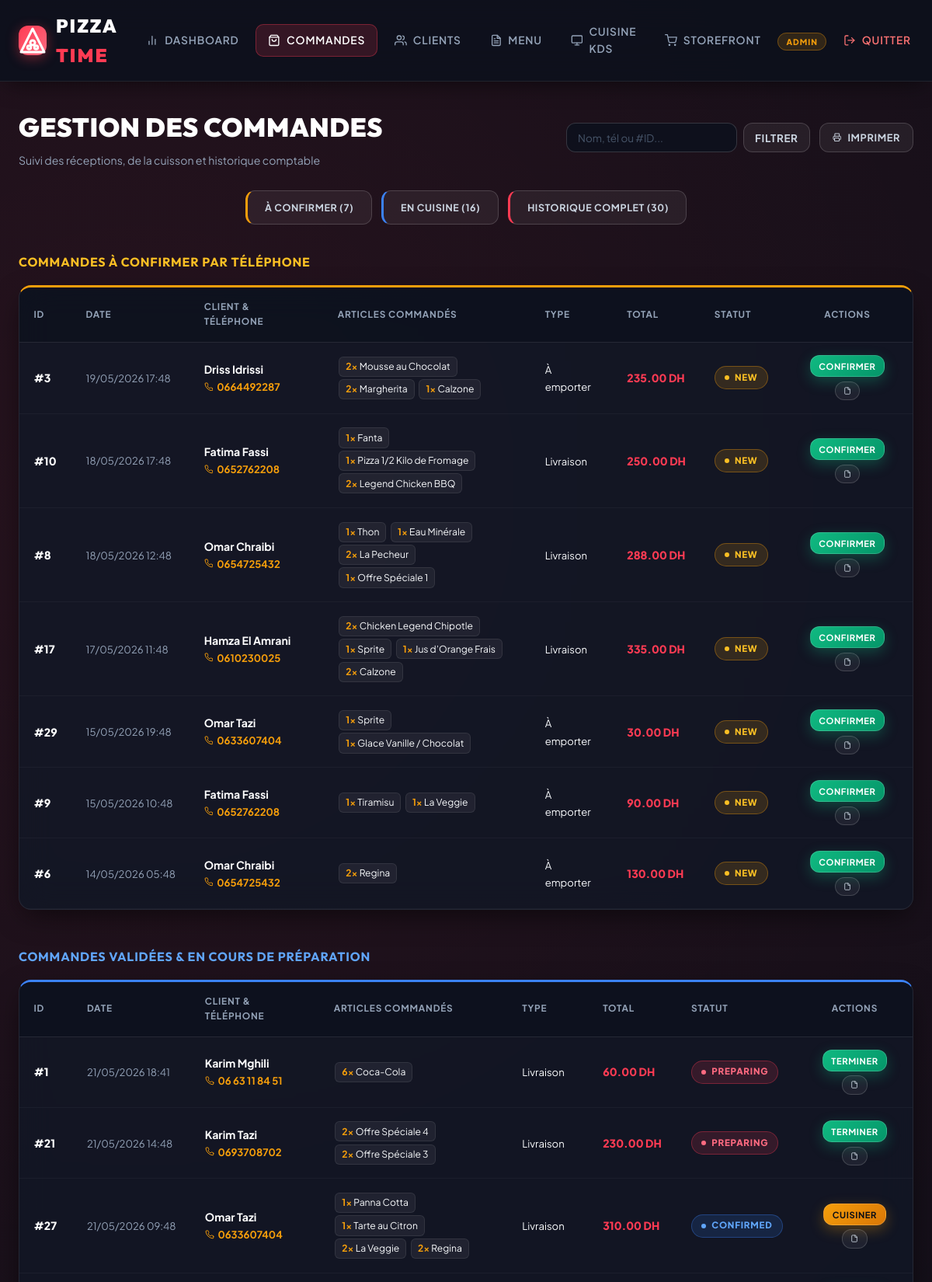
Page /admin/orders (signed in, upper part) on the committed database.
### models.py (models this page shows, shortened)
class Commande(db.Model):
    id = db.Column(db.Integer, primary_key=True)
    client_id = db.Column(db.Integer, db.ForeignKey('client.id'), nullable=False)
    status = db.Column(db.String(20), default='New')  # 'New', 'Confirmed', 'Preparing', 'Done', 'Cancelled'
    order_type = db.Column(db.String(20))  # 'Delivery', 'Pickup'
    total_price = db.Column(db.Float, nullable=False)
    created_at = db.Column(db.DateTime, default=datetime.utcnow)
    items = db.relationship('OrderItem', backref='commande', lazy=True, cascade='all, delete-orphan')
    payment = db.relationship('Paiement', backref='commande', uselist=False, cascade='all, delete-orphan')
    delivery_info = db.relationship('PizzaLivraison', backref='commande', uselist=False, cascade='all, delete-orphan')
    facture = db.relationship('Facture', backref='commande', uselist=False, cascade='all, delete-orphan')

class Client(db.Model):
    id = db.Column(db.Integer, primary_key=True)
    user_id = db.Column(db.Integer, db.ForeignKey('user.id'), nullable=False)
    full_name = db.Column(db.String(100))
    phone = db.Column(db.String(20))
    address = db.Column(db.String(200))
    orders = db.relationship('Commande', backref='client', lazy=True, order_by='Commande.created_at.desc()')

class OrderItem(db.Model):
    id = db.Column(db.Integer, primary_key=True)
    commande_id = db.Column(db.Integer, db.ForeignKey('commande.id'), nullable=False)
    pizza_id = db.Column(db.Integer, db.ForeignKey('pizza.id'), nullable=False)
    quantity = db.Column(db.Integer, default=1)
    customizations = db.Column(db.String(200))

class Pizza(db.Model):
    id = db.Column(db.Integer, primary_key=True)
    name = db.Column(db.String(100), nullable=False)
    description = db.Column(db.Text)
    category = db.Column(db.String(50), default='Pizza')  # 'Top Offre', 'Pizza', 'Dessert', 'Boisson'
    photo_url = db.Column(db.String(200))
    base_price = db.Column(db.Float, nullable=False)
    is_available = db.Column(db.Boolean, default=True)
    order_items = db.relationship('OrderItem', backref='pizza', lazy=True)

### app.py (the view, shortened to what this page needs)
@app.route('/admin/orders')
@login_required
def admin_orders():
    if current_user.role != 'admin':
        return "Accès refusé", 403
    client_id = request.args.get('client_id', type=int)
    status_filter = request.args.get('status', '').strip()
    search_query = request.args.get('q', '').strip()
    query = Commande.query
    selected_client = None
    if client_id:
        selected_client = db.session.get(Client, client_id)
        query = query.filter_by(client_id=client_id)
    if status_filter and status_filter in VALID_ORDER_STATUSES:
        query = query.filter_by(status=status_filter)
    orders = query.order_by(Commande.created_at.desc()).all()
    return render_template(
        'admin/orders.html',
        orders=orders,
        selected_client=selected_client,
        status_filter=status_filter,
        search_query=search_query
    )

### app.py (called while the page is built)
@login_manager.user_loader
def load_user(user_id):
    try:
        return db.session.get(User, int(user_id))
    except (ValueError, TypeError):
        return None

### templates/admin/orders.html (shortened to what this page needs)
{% extends "base.html" %}
{% macro render_table(order_list, show_actions=True) %}
<div style="overflow-x: auto;">
    <table class="data-table">
        <thead>
            <tr>
                <th>ID</th>
                <th>Date</th>
                <th>Client & Téléphone</th>
                <th>Articles Commandés</th>
                <th>Type</th>
                <th>Total</th>
                <th>Statut</th>
                {% if show_actions %}<th class="no-print" style="text-align: center;">Actions</th>{% endif %}
            </tr>
        </thead>
        <tbody>
            {% for order in order_list %}
            <tr>
                <td style="font-weight: 900; color: #fff;">#{{ order.id }}</td>
                <td style="color: var(--text-muted); font-size: 0.82rem; white-space: nowrap;">{{ order.created_at.strftime('%d/%m/%Y %H:%M') }}</td>
                <td>
                    <div style="font-weight: 700; color: #fff;">{{ order.client.full_name }}</div>
                    <a href="tel:{{ order.client.phone }}" style="color: var(--accent-color); text-decoration: none; font-size: 0.82rem; font-weight: 700; display: inline-flex; align-items: center; gap: 0.3rem;">
                        <span>{{ order.client.phone }}</span>
                    </a>
                </td>
                <td style="max-width: 280px;">
                    {% for item in order.items %}
                        <span style="display: inline-block; background: rgba(255,255,255,0.06); border: 1px solid var(--border-subtle); padding: 0.15rem 0.5rem; border-radius: 6px; font-size: 0.76rem; margin: 0.1rem;">
                            <strong style="color: var(--accent-color);">{{ item.quantity }}×</strong> {{ item.pizza.name if item.pizza else 'Article #' ~ item.pizza_id }}
                        </span>
                    {% else %}
                        <span style="color: var(--text-muted); font-size: 0.8rem;">-</span>
                    {% endfor %}
                </td>
                <td>
                    <span style="font-size: 0.82rem;">{{ 'Livraison' if order.order_type == 'Delivery' else 'À emporter' }}</span>
                </td>
                <td style="color: var(--primary-color); font-weight: 900; white-space: nowrap;">{{ "%.2f"|format(order.total_price) }} DH</td>
                <td>
                    <span class="status-badge status-{{ order.status }}">{{ order.status }}</span>
                </td>
                {% if show_actions %}
                <td class="no-print" style="text-align: center;">
                    <div style="display: flex; gap: 0.35rem; justify-content: center; flex-wrap: wrap;">
                        {% if order.status == 'New' %}
                        <button type="button" onclick="updateStatus({{ order.id }}, 'Confirmed')" class="btn-success" style="padding: 0.38rem 0.65rem; font-size: 0.7rem;">Confirmer</button>
                        {% elif order.status == 'Confirmed' %}
                        <button type="button" onclick="updateStatus({{ order.id }}, 'Preparing')" class="btn-warning" style="padding: 0.38rem 0.65rem; font-size: 0.7rem;">Cuisiner</button>
                        {% elif order.status == 'Preparing' %}
                        <button type="button" onclick="updateStatus({{ order.id }}, 'Done')" class="btn-success" style="padding: 0.38rem 0.65rem; font-size: 0.7rem;">Terminer</button>
                        {% endif %}
                        <a href="{{ url_for('order_success', order_id=order.id) }}" class="btn btn-secondary" style="padding: 0.38rem 0.65rem; font-size: 0.7rem;" title="Voir Reçu">
                            <svg class="icon icon-sm" viewBox="0 0 24 24"><path d="M14 2H6a2 2 0 0 0-2 2v16a2 2 0 0 0 2 2h12a2 2 0 0 0 2-2V8z"></path><polyline points="14 2 14 8 20 8"></polyline></svg>
                        </a>
                    </div>
                </td>
                {% endif %}
            </tr>
            {% endfor %}
        </tbody>
    </table>
</div>
{% endmacro %}
{% block content %}
<div class="admin-orders-container">
    <div style="display: flex; justify-content: space-between; align-items: center; margin-bottom: 1.75rem; flex-wrap: wrap; gap: 1rem;">
        <div>
            <h1 style="margin: 0; text-align: left; font-size: 2.1rem; letter-spacing: 0.5px;">Gestion des Commandes</h1>
            <p style="margin: 0.25rem 0 0; color: var(--text-muted); font-size: 0.88rem;">Suivi des réceptions, de la cuisson et historique comptable</p>
        </div>
        <div class="no-print" style="display: flex; gap: 0.75rem; align-items: center;">
            <form method="GET" action="{{ url_for('admin_orders') }}" style="display: flex; gap: 0.5rem; position: relative;">
                <input type="search" name="q" value="{{ search_query or '' }}" class="search-input" placeholder="Nom, tél ou #ID..." style="width: 220px; padding: 0.6rem 0.9rem; font-size: 0.84rem;">
                <button type="submit" class="btn-secondary" style="padding: 0.6rem 0.9rem;">Filtrer</button>
            </form>
            <button type="button" onclick="window.print()" class="btn-secondary" style="padding: 0.65rem 1rem; font-size: 0.8rem;">
                <svg class="icon icon-sm" viewBox="0 0 24 24"><polyline points="6 9 6 2 18 2 18 9"></polyline><path d="M6 18H4a2 2 0 0 1-2-2v-5a2 2 0 0 1 2-2h16a2 2 0 0 1 2 2v5a2 2 0 0 1-2 2h-2"></path><rect x="6" y="14" width="12" height="8"></rect></svg>
                <span>Imprimer</span>
            </button>
        </div>
    </div>
    <div class="no-print" style="display: flex; justify-content: center; gap: 0.75rem; margin-bottom: 2.25rem; flex-wrap: wrap;">
        <button type="button" onclick="scrollToSection('new-section')" class="btn-secondary" style="border-left: 3px solid #f59e0b; font-size: 0.78rem;">À Confirmer ({{ orders|selectattr('status', 'equalto', 'New')|list|length }})</button>
        <button type="button" onclick="scrollToSection('confirmed-section')" class="btn-secondary" style="border-left: 3px solid var(--info); font-size: 0.78rem;">En Cuisine ({{ orders|selectattr('status', 'in', ['Confirmed', 'Preparing'])|list|length }})</button>
        <button type="button" onclick="scrollToSection('all-section')" class="btn-secondary" style="border-left: 3px solid var(--primary-color); font-size: 0.78rem;">Historique Complet ({{ orders|length }})</button>
    </div>
    <div id="new-section" class="order-section" style="margin-bottom: 3rem;">
        <h3 style="color: #fbbf24; font-size: 1rem; letter-spacing: 0.8px; margin-bottom: 1rem;">
            COMMANDES À CONFIRMER PAR TÉLÉPHONE
        </h3>
        <div class="card" style="padding: 0; overflow: hidden; border-top: 3px solid #f59e0b;">
            {% set new_list = orders|selectattr('status', 'equalto', 'New')|list %}
            {% if new_list %}
                {{ render_table(new_list, show_actions=True) }}
            {% else %}
                <p style="padding: 2rem; text-align: center; color: var(--text-muted); margin: 0;">Aucune commande en attente de confirmation.</p>
            {% endif %}
        </div>
    </div>
    <div id="confirmed-section" class="order-section" style="margin-bottom: 3rem;">
        <h3 style="color: #60a5fa; font-size: 1rem; letter-spacing: 0.8px; margin-bottom: 1rem;">
            COMMANDES VALIDÉES & EN COURS DE PRÉPARATION
        </h3>
        <div class="card" style="padding: 0; overflow: hidden; border-top: 3px solid #3b82f6;">
            {% set active_list = orders|selectattr('status', 'in', ['Confirmed', 'Preparing'])|list %}
            {% if active_list %}
                {{ render_table(active_list, show_actions=True) }}
            {% else %}
                <p style="padding: 2rem; text-align: center; color: var(--text-muted); margin: 0;">Aucune commande en préparation.</p>
            {% endif %}
        </div>
    </div>
</div>
{% endblock %}

### rows in the picture
Commande: id "3", created_at "19/05/2026 17:48", client.full_name "Driss Idrissi", client.phone "0664492287", order_type "À emporter", total_price "235.00", status "NEW"
OrderItem: quantity "2", pizza "Mousse au Chocolat"
OrderItem: quantity "2", pizza "Margherita"
OrderItem: quantity "1", pizza "Calzone"
Commande: id "10", created_at "18/05/2026 17:48", client.full_name "Fatima Fassi", client.phone "0652762208", order_type "Livraison", total_price "250.00", status "NEW"
OrderItem: quantity "1", pizza "Fanta"
OrderItem: quantity "1", pizza "Pizza 1/2 Kilo de Fromage"
OrderItem: quantity "2", pizza "Legend Chicken BBQ"
Commande: id "8", created_at "18/05/2026 12:48", client.full_name "Omar Chraibi", client.phone "0654725432", order_type "Livraison", total_price "288.00", status "NEW"
OrderItem: quantity "1", pizza "Thon"
OrderItem: quantity "1", pizza "Eau Minérale"
OrderItem: quantity "2", pizza "La Pecheur"
OrderItem: quantity "1", pizza "Offre Spéciale 1"
Commande: id "17", created_at "17/05/2026 11:48", client.full_name "Hamza El Amrani", client.phone "0610230025", order_type "Livraison", total_price "335.00", status "NEW"
OrderItem: quantity "2", pizza "Chicken Legend Chipotle"
OrderItem: quantity "1", pizza "Sprite"
OrderItem: quantity "1", pizza "Jus d’Orange Frais"
OrderItem: quantity "2", pizza "Calzone"
Commande: id "29", created_at "15/05/2026 19:48", client.full_name "Omar Tazi", client.phone "0633607404", order_type "À emporter", total_price "30.00", status "NEW"
OrderItem: quantity "1", pizza "Sprite"
OrderItem: quantity "1", pizza "Glace Vanille / Chocolat"
Commande: id "9", created_at "15/05/2026 10:48", client.full_name "Fatima Fassi", client.phone "0652762208", order_type "À emporter", total_price "90.00", status "NEW"
OrderItem: quantity "1", pizza "Tiramisu"
OrderItem: quantity "1", pizza "La Veggie"
Commande: id "6", created_at "14/05/2026 05:48", client.full_name "Omar Chraibi", client.phone "0654725432", order_type "À emporter", total_price "130.00", status "NEW"
OrderItem: quantity "2", pizza "Regina"
Commande: id "1", created_at "21/05/2026 18:41", client.full_name "Karim Mghili", client.phone "06 63 11 84 51", order_type "Livraison", total_price "60.00", status "PREPARING"
OrderItem: quantity "6", pizza "Coca-Cola"
Commande: id "21", created_at "21/05/2026 14:48", client.full_name "Karim Tazi", client.phone "0693708702", order_type "Livraison", total_price "230.00", status "PREPARING"
OrderItem: quantity "2", pizza "Offre Spéciale 4"
OrderItem: quantity "2", pizza "Offre Spéciale 3"
Commande: id "27", created_at "21/05/2026 09:48", client.full_name "Omar Tazi", client.phone "0633607404", order_type "Livraison", total_price "310.00", status "CONFIRMED"
OrderItem: quantity "1", pizza "Panna Cotta"
OrderItem: quantity "1", pizza "Tarte au Citron"
OrderItem: quantity "2", pizza "La Veggie"
OrderItem: quantity "2", pizza "Regina"

### other values in the picture
{{ orders|selectattr('status', 'equalto', 'New')|list|length }} "7"
{{ orders|length }} "30"
